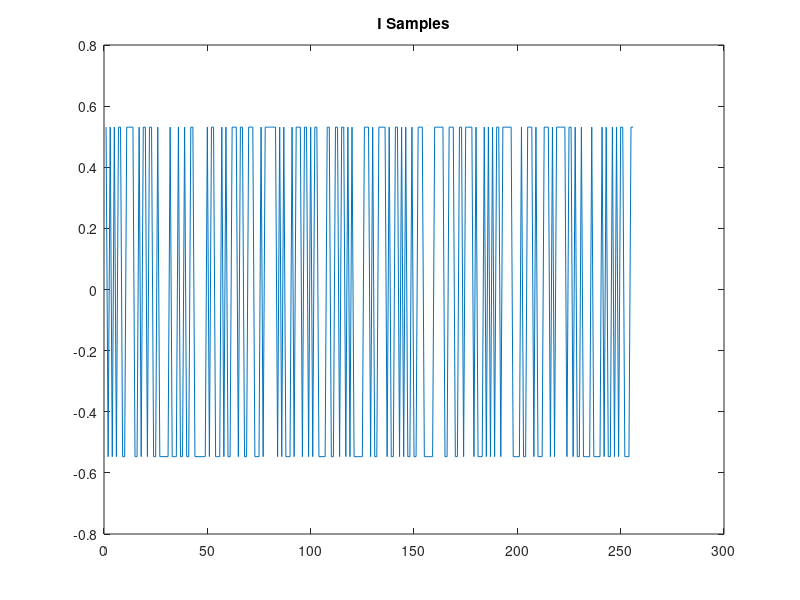
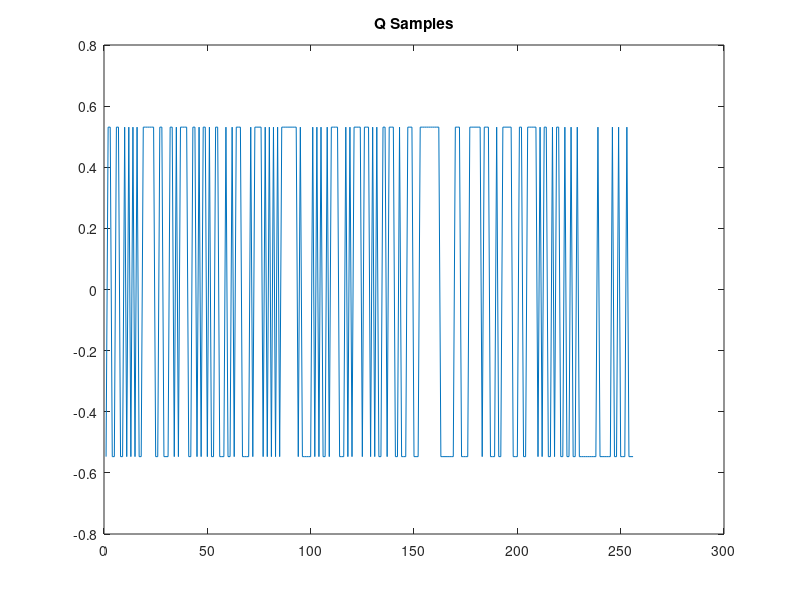
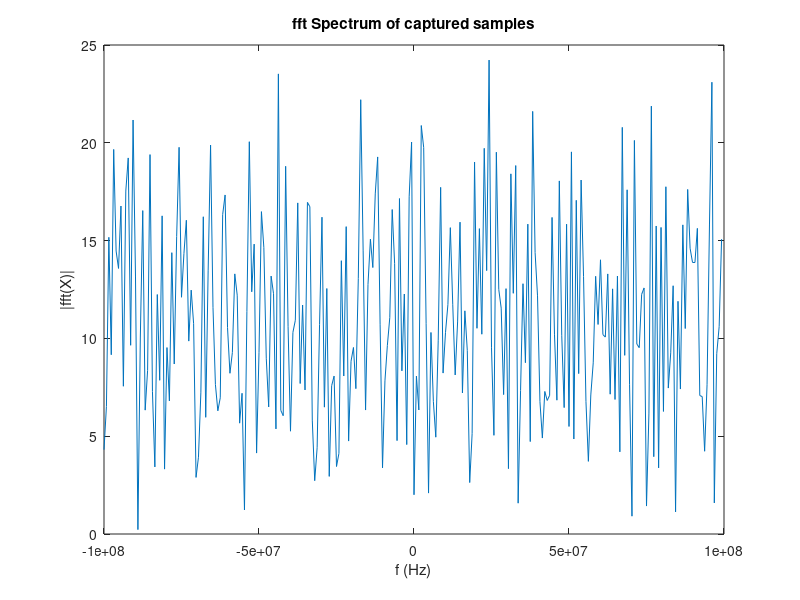

These charts were generated, in order, by the following MATLAB code: (Note: this script raises an error after producing the figures.)
%% Sample acquisition visualization
% Author: Winston Wang
% email: wangston@umich.edu
% 12/13/23
%addpath('..\..\..\..\fp_emulator\')
addpath('..\..\..\..\\')
clearvars; close all; clc;

%% Plot the samples

% Read data
% format depends on CPU Data Format Specification
% https://files.ettus.com/manual/page_configuration.html 
fid = fopen("usrp_samples.dat");
data = fread(fid, [2, inf], 'int16');
fclose(fid);
%data is 2x#samples captured. I corresponds to the first row, Q second
%The binary file format is simply a single line with I and Q alternating
%e.g I1 Q1 I2 Q2 I3 Q3...

d = (data(1,:)+j*data(2,:))*2^-8; %dest fixed point is 16,8
N_w = length(d); %length of window

figure(); grid on;
plot(real(d));
title("I Samples");

figure(); grid on;
plot(imag(d));
title("Q Samples");

figure();
Fs = 200e6;
L = length(d);
plot(Fs/L*(-L/2:L/2-1),abs(fftshift(fft(d))))
title("fft Spectrum of captured samples")
xlabel("f (Hz)")
ylabel("|fft(X)|")


% figure();
% qqplot(real(d)); %see if its just noise
%% Processing 
% read preamble
fid = fopen("../../../matlab/mlsr/preamble.mem");
preamble_bits = fscanf(fid, '%1d')';
fclose(fid);

prmbl_amp = 1;
prmbl_samps = repelem(2*(preamble_bits-.5)*prmbl_amp,32);
N_prmbl = length(prmbl_samps);

% EsN0 = 10^(4/10);
% % Theoretical test-add noise
% sigma_n = sqrt(N_prmbl/(2*EsN0));
% 
% d = prmbl_samps + sigma_n*randn(1,N_prmbl)+j*sigma_n*randn(1,N_prmbl);
d = prmbl_samps;
N_samps_cap = length(d);

% cross correllation
[r,lags] = xcorr(d,prmbl_samps); %Turns out matlab implements xcorr in the with the order of arguments reversed
%second arhument of xcorr is conjugated and dragged
% xcorr([1],[1,1,1]) %to understand xcorr

figure(); grid on; hold on;
r_mag = abs(r);
plot(lags,r_mag);
title("xcorr mag");

[~,max_idx] = max(abs(r));
scatter(lags(max_idx),r_mag(max_idx));
%t_hat is how much longer it takes pramble after start. For correct
%operation, should be -4 (src datapath takes 4 cycles)
D_hat = lags(max_idx);

% %The size of the peak depends on the number of preamble samples captured in
% %the window.
% if D_hat > 0
%     N_samps_cap = (N_w - D_hat); %normalization of r with windowing
% elseif D_hat < N_w - N_prmbl
%     N_samps_cap = (N_prmbl+D_hat);
% else
%     N_samps_cap = N_w;
% end

% Find the fading coefficient from the matched filter
h_hat = r(max_idx)/(N_samps_cap * prmbl_amp^2);
h_hat_mag = abs(h_hat)
phi_hat = angle(h_hat)

% D_comp = D_hat + 4; %dest start time is D_comp +src start
% if D_comp < 0
%     dest_delay = -D_comp
%     src_delay = 0
% else
%     dest_delay = 0
%     src_delay = D_comp
% end

% dest_ch_eq_re=shift_fp(cos(angle(h_hat))/abs(h_hat),0,14,11);
% dest_ch_eq_im=shift_fp(sin(angle(h_hat))/abs(h_hat),0,14,11);
% 
% dest_ch_eq_re_bit=dec2bin_str(dest_ch_eq_re,14,11,1)
% dest_ch_eq_im_bit=dec2bin_str(dest_ch_eq_im,14,11,1)

x_hat = d * 1/h_hat; %should match preamble

figure()
plot(real(x_hat),'DisplayName',"real(r/h)")
hold on;
plot(prmbl_samps,'DisplayName',"preamble samples")
title("Flatfading compensated signal vs preamble")
legend

%% Noise estimation
fid = fopen("usrp_samples.noise.dat");
data = fread(fid, [2, inf], 'int16');
fclose(fid);
%data is 2x#samples captured. I corresponds to the first row, Q second
%The binary file format is simply a single line with I and Q alternating
%e.g I1 Q1 I2 Q2 I3 Q3...

d_noise = (data(1,:)+j*data(2,:))*2^-8; %dest fixed point is 16,8
n_var = var(d_noise)

prmbl_esn0 = 10*log10((h_hat_mag*norm(prmbl_samps))^2/(n_var*2))
sample_esn0 = 10*log10((h_hat_mag)^2/(n_var*2))

%% Plot the samples
% addpath('..\..\..\..\fp_emulator\')
% addpath('..\..\..\..\\')
% clearvars; close all; clc;
% 
% % Read data
% % format depends on CPU Data Format Specification
% % https://files.ettus.com/manual/page_configuration.html 
% fid = fopen("usrp_samples.wired.noise.dat");
% data = fread(fid, [2, inf], 'int16');
% fclose(fid);
% %data is 2x#samples captured. I corresponds to the first row, Q second
% %The binary file format is simply a single line with I and Q alternating
% %e.g I1 Q1 I2 Q2 I3 Q3...
% 
% d = (data(1,:)+j*data(2,:))*2^-8; %dest fixed point is 16,8
% N_w = length(d); %length of window
% 
% figure(); grid on;
% plot(real(d));
% title("I Samples");
% 
% figure(); grid on;
% plot(imag(d));
% title("Q Samples");
% 
% % figure();
% % plot(1/length(fft(d)) * abs(fft(d)).^2);
% 
% figure();
% qqplot(real(d)); %see if its just noise
% 
% % point estimate of variance-assume noise in I and j have same variance
% var_hat = var(d);

% 
% %%
% plot(real(d))
% hold on
% %plot(prmbl_samps)
%plot(xcorr(prmbl_samps,prmbl_samps))
